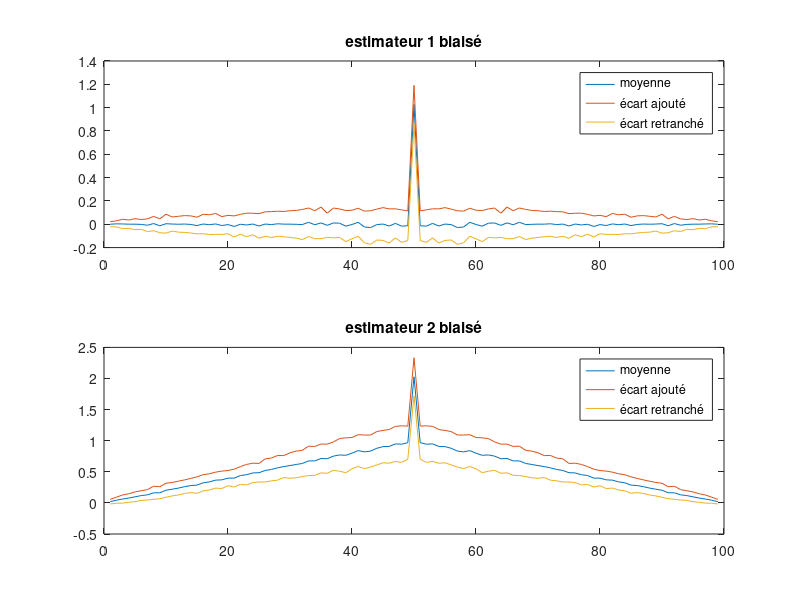
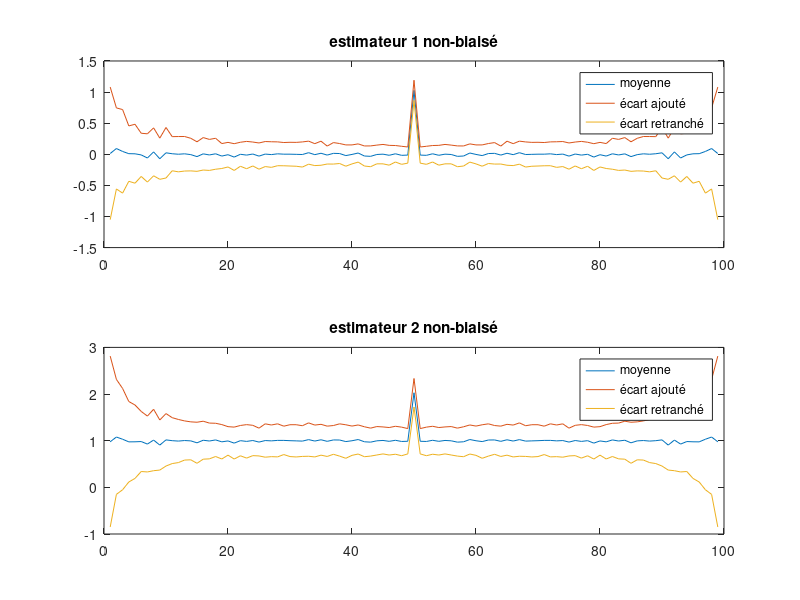
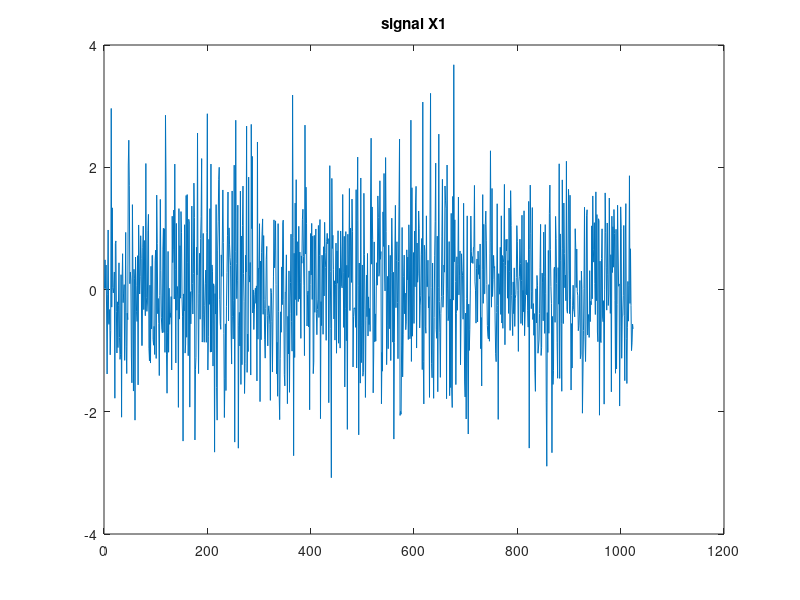
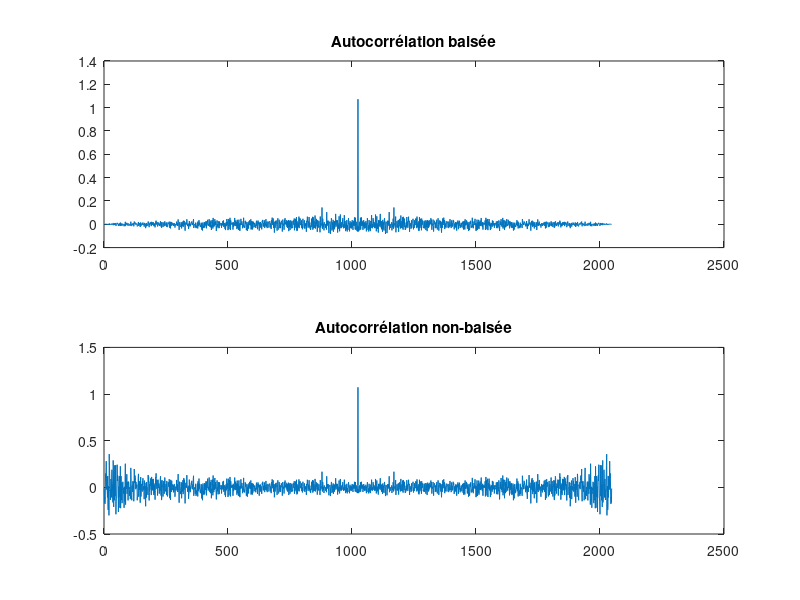

Recreate these plots in MATLAB, in order.
close all 
clear all

%3)

N=50;
%%Estimation de l'autocorrelation
for i=1:100
x1(:,i)=randn(1,N);
x2(:,i)=x1(:,i)+1;
R1_b(i,:)=xcorr(x1(:,i),'biased');
R2_b(i,:)=xcorr(x2(:,i),'biased');
R1_nb(i,:)=xcorr(x1(:,i),'unbiased');
R2_nb(i,:)=xcorr(x2(:,i),'unbiased');
end 

%moyenne
M1_b= mean(R1_b,1);
M2_b= mean(R2_b,1);
M1_nb= mean(R1_nb,1);
M2_nb= mean(R2_nb,1);

%Variance
V1_b= var(R1_b,1);
V2_b= var(R2_b,1);
V1_nb= var(R1_nb,1);
V2_nb= var(R2_nb,1);   

%4
%non biasé
% moyenne + ecart type
M1_ba=M1_b+std(R1_b);
M2_ba=M2_b+std(R2_b);
M1_nba=M1_nb+std(R1_nb);
M2_nba=M2_nb+std(R2_nb);
% moyenne - ecart type
M1_br=M1_b-std(R1_b,1);
M2_br=M2_b-std(R2_b,1);
M1_nbr=M1_nb-std(R1_nb,1);
M2_nbr=M2_nb-std(R2_nb,1);

figure;
subplot(2,1,1);
plot(M1_b); 
hold all
plot(M1_ba);
plot(M1_br);
legend('moyenne','écart ajouté','écart retranché');
title('estimateur 1 biaisé');

subplot(2,1,2);
plot(M2_b); 
hold all
plot(M2_ba);
plot(M2_br);
legend('moyenne','écart ajouté','écart retranché');
title('estimateur 2 biaisé');

figure;
subplot(2,1,1);
plot(M1_nb); 
hold all
plot(M1_nba);
plot(M1_nbr);
legend('moyenne','écart ajouté','écart retranché');
title('estimateur 1 non-biaisé');

subplot(2,1,2);
plot(M2_nb); 
hold all
plot(M2_nba);
plot(M2_nbr);
legend('moyenne','écart ajouté','écart retranché');
title('estimateur 2 non-biaisé');

%%
%III)1)
N=1024;
x1=randn(1,N);

figure; plot(x1); title("signal X1");


R1_b=xcorr(x1,'biased');
R1_nb=xcorr(x1,'unbiased');

S1_b= fft(R1_b([N:end, 1:(N-1)]));
S1_nb= fft(R1_nb([N:end, 1:(N-1)]));




f=-(N-1):1:N-1 ;

figure;
subplot(2,1,1); plot(R1_b); title('Autocorrélation baisée');
subplot(2,1,2); plot(R1_nb); title('Autocorrélation non-baisée');

figure;
subplot(2,1,1); plot(abs(S1_b)); title('DSP baisée');
subplot(2,1,2); plot(abs(S1_nb)); title('DSP non-baisée');

%%
%III)2)
%11
N=1024;
P= 2*N -1 ;
Xfft=fft(x1, P);

Sx_p=(1/N) *(abs(Xfft).^2);
f= -(N-1):1:N-1;

figure; 
plot(f,fftshift(abs(Sx_p)),'*'); 
hold on
plot(f,fftshift(abs(S1_b))); 
legend('périodogramme Sp','corrélogramme Sb');


%% 13
N=128; 
P= 2*N -1 ;
f= -(N-1):1:N-1;

St= ones(1,255);

for i=1:100
x(:,i)=randn(1,N);
Xfft=fft(x(:,i), P);
Sx_pr(i,:)= fftshift(abs((1/N) *(abs(Xfft).^2)));
end 

MS_p= mean(Sx_pr,1);

figure; 
plot(f,MS_p); 
hold on
plot(f,St); 
legend('périodogramme Sp','DSP theo');
title("périodogramme 100 réalisations")

for i=1:1000
x(:,i)=randn(1,N);
Xfft=fft(x(:,i), P);
Sx_pr(i,:)= fftshift(abs((1/N) *(abs(Xfft).^2)));
end 

MS_p= mean(Sx_pr,1);

figure; 
plot(f,MS_p); 
hold on
plot(f,St); 
legend('périodogramme Sp','DSP theo');
title("périodogramme 1000 réalisations")
